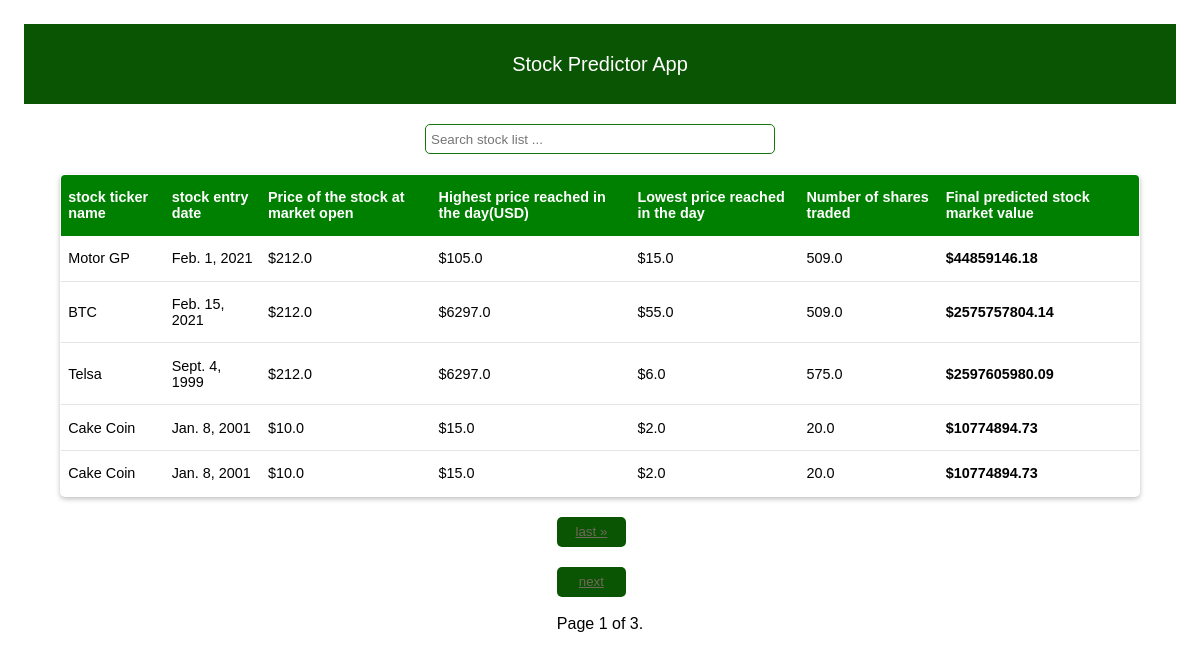
The app's page /stock-list/ with its own data.
### prediction/models.py (models this page shows)
class Stock(models.Model):
    stocker = models.CharField(max_length=50)
    stock_date = models.DateField()
    stock_price = models.FloatField()
    stock_high = models.FloatField()
    stock_low = models.FloatField()
    no_shares = models.FloatField()
    stock_final_price = models.FloatField()

### prediction/views.py (the view)
# urls.py: path('stock-list/', views.stock_list, name='stock-list'),
def stock_list(request, template_name='home/stock-list.html'):
    stock_lists = Stock.objects.all()
    paginator = Paginator(stock_lists, 5)
    page_number = request.GET.get('page')
    page_obj = paginator.get_page(page_number)
    return render(request, template_name, {'object_list': stock_lists, 'page_obj': page_obj})

### prediction/templates/home/stock-list.html (shortened to what this page needs)
<head>
{% load static %}
<link rel="stylesheet" href="{% static 'css/stock.css' %}">
<link rel="stylesheet" href="{% static 'css/main.css' %}">
</head>
<header class="header">
    <div class="container">
        <p class="header-logo">Stock Predictor App</p>
    </div>
</header>
<section class="section">
    <div class="container">
        <div class="col-md-3">
            <input id="myInput" class="input" type="text" placeholder="Search stock list ..." style="margin-bottom:20px; width:400px;">
        </div>
        <table id="myTable">
            <thead>
            <tr>
                <th>stock ticker name</th>
                <th>stock entry date</th>
                <th>Price of the stock at market open</th>
                <th>Highest price reached in the day(USD)</th>
                <th>Lowest price reached in the day</th>
                <th>Number of shares traded</th>
                <th>Final predicted stock market value </th>
            </tr>
            </thead>
            <tbody>
            {% for stock in page_obj %}
                <tr>
                    <td>{{stock.stocker}}</td>
                    <td>{{stock.stock_date}}</td>
                    <td>${{stock.stock_price}}</td>
                    <td>${{stock.stock_high}}</td>
                    <td>${{stock.stock_low}}</td>
                    <td>{{stock.no_shares}}</td>
                    <td><b>${{stock.stock_final_price}}</b></td>
                </tr>
            {% endfor %}
            </tbody>
        </table>
        <div class="pager">
            <span class="step-links">
                {% if page_obj.has_next %}
                   <button class="btn btn-default"><a href="?page={{ page_obj.paginator.num_pages }}">last &raquo;</a></button>
                   <button class="btn btn-default"><a href="?page={{ page_obj.next_page_number }}">next</a></button>
                {% endif %}
                 <br/>
                 <br/>
                <span class="current">
                    Page {{ page_obj.number }} of {{ page_obj.paginator.num_pages }}.
                </span>
            </span>
        </div>
    </div>
</section>

### static/css/stock.css (style rules this page uses)
table { border: 1px #a39485 solid; font-size: .9em; box-shadow: 0 2px 5px rgba(0,0,0,.25); width: 100%; border-collapse: collapse; border-radius: 5px; overflow: hidden; }
th { text-align: left; }
thead { font-weight: bold; color: #fff; background: green; }
td, th { padding: 1em .5em; vertical-align: middle; }
td { border-bottom: 1px solid rgba(0,0,0,.1); background: #fff; }
a { color: #73685d; }

### static/css/main.css (style rules this page uses)
* { padding: 0; margin: 0; -webkit-box-sizing: border-box; box-sizing: border-box; }
.container { display: -webkit-box; display: -ms-flexbox; display: flex; -webkit-box-orient: vertical; -webkit-box-direction: normal; -ms-flex-direction: column; flex-direction: column; -webkit-box-pack: center; -ms-flex-pack: center; justify-content: center; -webkit-box-align: center; -ms-flex-align: center; align-items: center; width: 90vw; margin: 0 auto; }
.header { display: -webkit-box; display: -ms-flexbox; display: flex; -webkit-box-orient: vertical; -webkit-box-direction: normal; -ms-flex-direction: column; flex-direction: column; -webkit-box-pack: center; -ms-flex-pack: center; justify-content: center; background-color: var(--green); color: white; height: 10vh; }
.header-logo { font-size: 20px; font-weight: lighter; }
.section { margin-top: 20px; }
.input { max-width: 350px; height: 30px; border-radius: 5px; padding: 5px; color: #575454; outline: var(--green); border: 1.5px solid var(--light-green); }
.btn { width: 80%; height: 30px; color: white; border-radius: 5px; border: none; background-color: var(--green); outline: none; cursor: pointer; margin-top: 20px; }

### records on screen
Stock: stocker "Motor GP", stock_date "Feb. 1, 2021", stock_price "212.0", stock_high "105.0", stock_low "15.0", no_shares "509.0", stock_final_price "44859146.18"
Stock: stocker "BTC", stock_date "Feb. 15, 2021", stock_price "212.0", stock_high "6297.0", stock_low "55.0", no_shares "509.0", stock_final_price "2575757804.14"
Stock: stocker "Telsa", stock_date "Sept. 4, 1999", stock_price "212.0", stock_high "6297.0", stock_low "6.0", no_shares "575.0", stock_final_price "2597605980.09"
Stock: stocker "Cake Coin", stock_date "Jan. 8, 2001", stock_price "10.0", stock_high "15.0", stock_low "2.0", no_shares "20.0", stock_final_price "10774894.73"
Stock: stocker "Cake Coin", stock_date "Jan. 8, 2001", stock_price "10.0", stock_high "15.0", stock_low "2.0", no_shares "20.0", stock_final_price "10774894.73"

### other values on screen
{{ page_obj.number }} "1"
{{ page_obj.paginator.num_pages }} "3"
